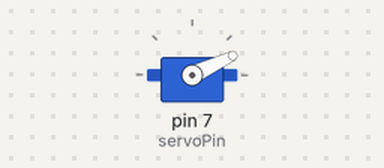
Bench run of a sketch on a simulated Arduino Uno, built with avr-gcc and run on an emulated ATmega328P. Parts: servo. Wiring (inferred from the names in the program): servo: signal pin 7. Servo pulses on a pin are drawn as a servo (544–2400 µs = 0–180°).

Above: at 2.2 s.
At 4.4 s:
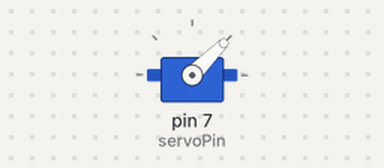
At 6.6 s:
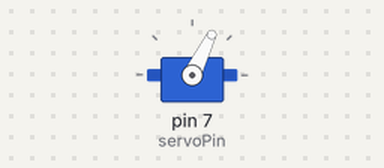
At 11.05 s:
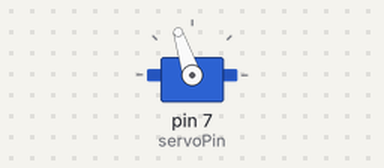
Timing chart, 0 to 13.7 s (numbered marks = the images above):
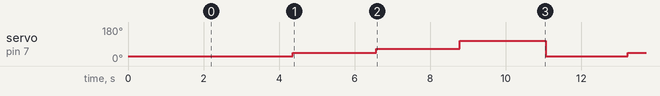

Measured:
- by itself, servo on pin 7 (servoPin): repeats every 8.9 s: 64° 2.2 s, 108° 2.3 s, 25° 2.2 s, 45° 2.2 s

The sketch:

arduino-motor-steven-1.2.ino.ino
```cpp
int servoPin = 7;   // pin attached to servo

void t1(int a);

void setup() {
  pinMode(servoPin, OUTPUT);
  for(int i=0;i<100;i++)
  t1(800);
  delay(100);

}

void loop() {
  for(int i=0;i<100;i++)
  {
    t1(800);
  }
  delay(100);
  for(int i=0;i<100;i++)
  t1(1000);
  delay(100);
  for(int i=0;i<100;i++)
  t1(1200);
  delay(100);
  for(int i=0;i<100;i++)
  t1(1650);
  delay(100);
//  for(int i=0;i<100;i++)
//  t1(2500);
//  delay(100);


}
void t1(int x)
{
  digitalWrite(7,HIGH);
  delayMicroseconds(x);
  digitalWrite(7,LOW);
  delay(20);
}
```
